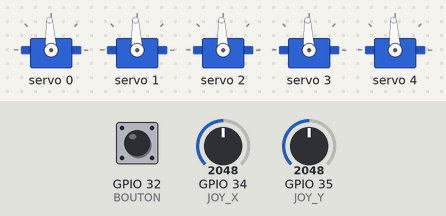
The sketch below on a simulated ESP32. On the bench: 5 × servo. The inputs (shaded band) are chosen by the test bench; at power-on: GPIO 34 (JOY_X) = 2048, GPIO 35 (JOY_Y) = 2048, GPIO 32 (BOUTON) HIGH. EEPROM starts erased.

Above: at 2.2 s.
2.3 s: GPIO 34 (JOY_X) set to 2540
At 2.8 s:
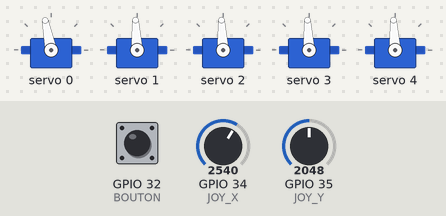
5.3 s: GPIO 35 (JOY_Y) set to 2540
At 7.76 s:
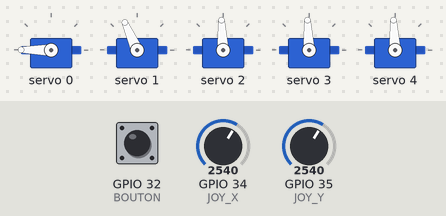
8.3 s: GPIO 32 (BOUTON) pulled LOW for 0.15 s
At 10.03 s:
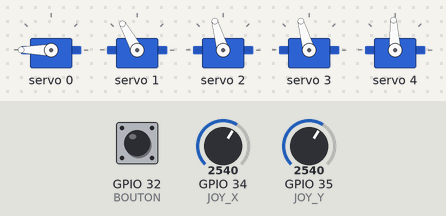
11.3 s: GPIO 34 (JOY_X) set to 2460
14.3 s: GPIO 34 (JOY_X) set to 2373
17.3 s: GPIO 34 (JOY_X) set to 2283
At 17.9 s:
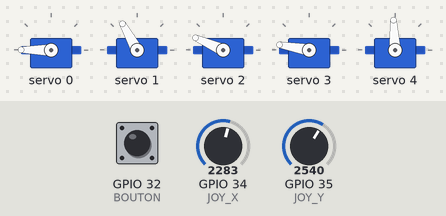
Timing chart, 0 to 19.8 s (numbered marks = the images above; inputs shaded):
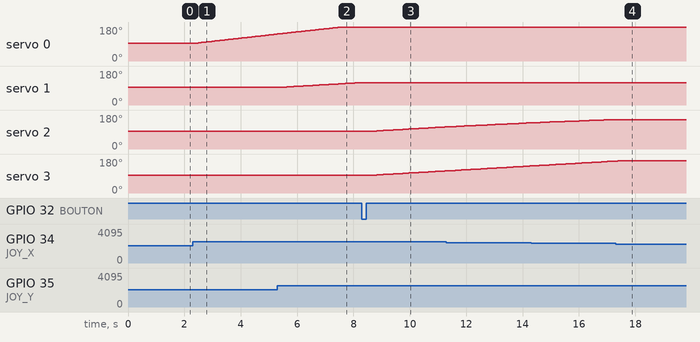

Measured:
- the behaviour switches between 2348 and 2347 on GPIO 34 (JOY_X) (found by bisection; images 3 and 4)
- after the input at 2.3 s, servo 0: moves from 93° to 143° over 2.9 s, starting after 0.06 s
- after the input at 5.3 s, servo 1: moves from 93° to 119° over 2.9 s, starting after 0.10 s
- after the input at 8.3 s, servo 1: stays 119° (without the input it goes to 120° after 0.11 s); servo 2, servo 3: moves from 93° to 117° over 2.6 s, starting after 0.29 s
- after the input at 17.3 s, servo 2: stays 156° (without the input it goes to 157° after 0.12 s)

The sketch:

sketch_sep6a.ino
```cpp
#include <Wire.h>
#include <Adafruit_PWMServoDriver.h>
#include <Preferences.h>

Adafruit_PWMServoDriver pwm = Adafruit_PWMServoDriver(0x40);
Preferences preferences;

// =====================================================
// CANAUX PCA9685
// =====================================================

const int BASE = 0;
const int EPAULE = 1;
const int COUDE = 2;
const int POIGNET = 3;
const int ROTATION_POIGNET = 4;

// =====================================================
// JOYSTICK
// =====================================================

const int JOY_X = 34;
const int JOY_Y = 35;
const int BOUTON = 32;

// =====================================================
// POSITIONS
// =====================================================

float positionBase;
float positionEpaule;
float positionCoude;
float positionPoignet;
float positionRotationPoignet;

// =====================================================
// LIMITES
// =====================================================

const int BASE_MIN = 500;
const int BASE_MAX = 2500;

const int EPAULE_MIN = 1000;
const int EPAULE_MAX = 2000;

const int COUDE_MIN = 500;
const int COUDE_MAX = 2500;

const int POIGNET_MIN = 700;
const int POIGNET_MAX = 2300;

const int ROTATION_POIGNET_MIN = 500;
const int ROTATION_POIGNET_MAX = 2500;

// =====================================================
// VITESSES
// =====================================================

const float VITESSE_BASE = 15.0;
const float VITESSE_EPAULE = 8.0;
const float VITESSE_COUDE = 8.0;
const float VITESSE_POIGNET = 8.0;
const float VITESSE_ROTATION_POIGNET = 15;

// =====================================================
// DEADZONES
// =====================================================

const int DEADZONE = 300;

// Plus grande pour éviter que le MF90 tourne tout seul
const int DEADZONE_ROTATION = 500;

// =====================================================
// MODES
// =====================================================

int mode = 1;
bool ancienBouton = HIGH;

// =====================================================
// SAUVEGARDE
// =====================================================

unsigned long dernierMouvement = 0;
bool positionASauvegarder = false;

const unsigned long DELAI_SAUVEGARDE = 500;

// =====================================================
// LECTURE JOYSTICK
// =====================================================

float lireJoystick(int pin, int deadzone) {

  int valeur = analogRead(pin);
  int ecart = valeur - 2048;

  if (abs(ecart) < deadzone) {
    return 0;
  }

  return (float)ecart / 2048.0;
}

// =====================================================
// SAUVEGARDE DES POSITIONS
// =====================================================

void sauvegarderPositions() {

  preferences.putInt(
    "base",
    (int)positionBase
  );

  preferences.putInt(
    "epaule",
    (int)positionEpaule
  );

  preferences.putInt(
    "coude",
    (int)positionCoude
  );

  preferences.putInt(
    "poignet",
    (int)positionPoignet
  );

  preferences.putInt(
    "rotPoignet",
    (int)positionRotationPoignet
  );

  positionASauvegarder = false;
}

// =====================================================
// SETUP
// =====================================================

void setup() {

  Wire.begin(21, 22);

  pwm.begin();
  pwm.setPWMFreq(50);

  pinMode(JOY_X, INPUT);
  pinMode(JOY_Y, INPUT);
  pinMode(BOUTON, INPUT_PULLUP);

  preferences.begin("robot", false);

  // ===================================================
  // CHARGEMENT DES DERNIÈRES POSITIONS
  // ===================================================

  positionBase =
    preferences.getInt("base", 1500);

  positionEpaule =
    preferences.getInt("epaule", 1500);

  positionCoude =
    preferences.getInt("coude", 1500);

  positionPoignet =
    preferences.getInt("poignet", 1500);

  positionRotationPoignet =
    preferences.getInt("rotPoignet", 1500);

  // ===================================================
  // SÉCURITÉ LIMITES
  // ===================================================

  positionBase =
    constrain(
      positionBase,
      BASE_MIN,
      BASE_MAX
    );

  positionEpaule =
    constrain(
      positionEpaule,
      EPAULE_MIN,
      EPAULE_MAX
    );

  positionCoude =
    constrain(
      positionCoude,
      COUDE_MIN,
      COUDE_MAX
    );

  positionPoignet =
    constrain(
      positionPoignet,
      POIGNET_MIN,
      POIGNET_MAX
    );

  positionRotationPoignet =
    constrain(
      positionRotationPoignet,
      ROTATION_POIGNET_MIN,
      ROTATION_POIGNET_MAX
    );

  // ===================================================
  // ENVOI POSITIONS AUX SERVOS
  // ===================================================

  pwm.writeMicroseconds(
    BASE,
    (int)positionBase
  );

  pwm.writeMicroseconds(
    EPAULE,
    (int)positionEpaule
  );

  pwm.writeMicroseconds(
    COUDE,
    (int)positionCoude
  );

  pwm.writeMicroseconds(
    POIGNET,
    (int)positionPoignet
  );

  pwm.writeMicroseconds(
    ROTATION_POIGNET,
    (int)positionRotationPoignet
  );

  delay(1000);
}

// =====================================================
// LOOP
// =====================================================

void loop() {

  // ===================================================
  // BOUTON : MODE 1 → 2 → 3 → 1
  // ===================================================

  bool bouton = digitalRead(BOUTON);

  if (
    ancienBouton == HIGH &&
    bouton == LOW
  ) {

    mode++;

    if (mode > 3) {
      mode = 1;
    }

    delay(200);
  }

  ancienBouton = bouton;

  // ===================================================
  // LECTURE JOYSTICK
  // ===================================================

  float x;
  float y;

  // Mode 3 = deadzone plus grande sur X
  if (mode == 3) {

    x = lireJoystick(
      JOY_X,
      DEADZONE_ROTATION
    );

    y = lireJoystick(
      JOY_Y,
      DEADZONE
    );
  }

  else {

    x = lireJoystick(
      JOY_X,
      DEADZONE
    );

    y = lireJoystick(
      JOY_Y,
      DEADZONE
    );
  }

  bool mouvement = false;

  // ===================================================
  // MODE 1
  //
  // X = BASE
  // Y = EPAULE
  // ===================================================

  if (mode == 1) {

    if (x != 0) {

      positionBase +=
        x * VITESSE_BASE;

      positionBase =
        constrain(
          positionBase,
          BASE_MIN,
          BASE_MAX
        );

      pwm.writeMicroseconds(
        BASE,
        (int)positionBase
      );

      mouvement = true;
    }

    if (y != 0) {

      positionEpaule +=
        y * VITESSE_EPAULE;

      positionEpaule =
        constrain(
          positionEpaule,
          EPAULE_MIN,
          EPAULE_MAX
        );

      pwm.writeMicroseconds(
        EPAULE,
        (int)positionEpaule
      );

      mouvement = true;
    }
  }

  // ===================================================
  // MODE 2
  //
  // X = COUDE
  // Y = INCLINAISON POIGNET
  // ===================================================

  else if (mode == 2) {

    if (x != 0) {

      positionCoude +=
        x * VITESSE_COUDE;

      positionCoude =
        constrain(
          positionCoude,
          COUDE_MIN,
          COUDE_MAX
        );

      pwm.writeMicroseconds(
        COUDE,
        (int)positionCoude
      );

      mouvement = true;
    }

    if (y != 0) {

      positionPoignet +=
        y * VITESSE_POIGNET;

      positionPoignet =
        constrain(
          positionPoignet,
          POIGNET_MIN,
          POIGNET_MAX
        );

      pwm.writeMicroseconds(
        POIGNET,
        (int)positionPoignet
      );

      mouvement = true;
    }
  }

  // ===================================================
  // MODE 3
  //
  // X = ROTATION POIGNET
  // Y = LIBRE POUR LA FUTURE PINCE
  // ===================================================

  else if (mode == 3) {

  // Joystick au repos = STOP
  if (x == 0) {

    pwm.writeMicroseconds(
      ROTATION_POIGNET,
      1500
    );
  }

  // Joystick vers un côté
  else {

    int commandeRotation;

    if (x > 0) {

      commandeRotation = map(
        (int)(x * 1000),
        0,
        1000,
        1500,
        2500
      );
    }

    else {

      commandeRotation = map(
        (int)(x * 1000),
        -1000,
        0,
        500,
        1500
      );
    }

    pwm.writeMicroseconds(
      ROTATION_POIGNET,
      commandeRotation
    );
  }
}

  // ===================================================
  // DÉTECTION MOUVEMENT
  // ===================================================

  if (mouvement) {

    dernierMouvement = millis();
    positionASauvegarder = true;
  }

  // ===================================================
  // SAUVEGARDE APRÈS 0,5 SECONDE SANS MOUVEMENT
  // ===================================================

  if (
    positionASauvegarder &&
    millis() - dernierMouvement >
    DELAI_SAUVEGARDE
  ) {

    sauvegarderPositions();
  }

  delay(20);
}
```
